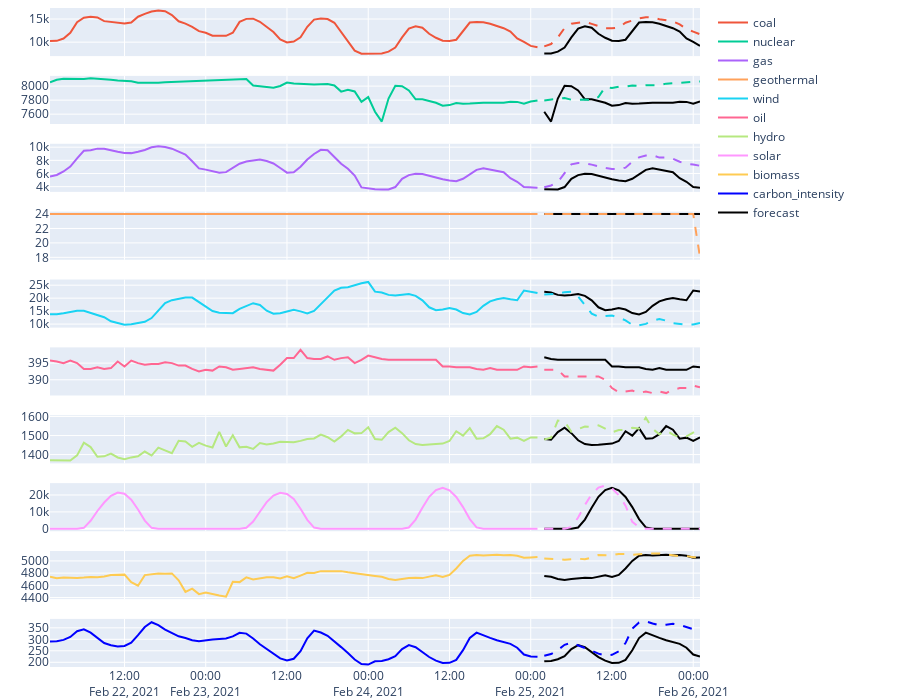

The cell this chart's notebook holds for it:
### Code cell
generate_and_display_with_energy_mix(CarbonIntensityForecastModels.SEASONAL_NAIVE)
